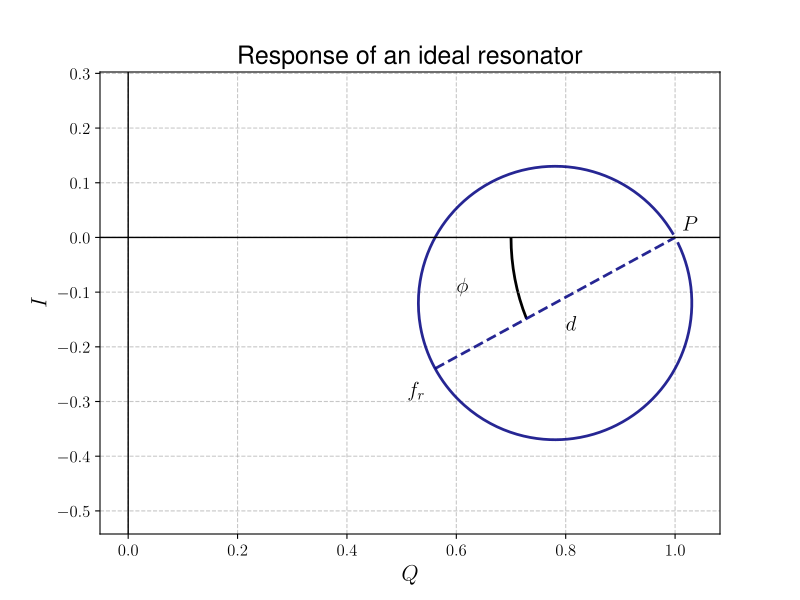

Write the Python code that produced this figure.
import numpy as np
import matplotlib.pyplot as plt
from matplotlib.gridspec import GridSpec
from matplotlib.patches import Arc


def S21_notch_ideal(f, Ql, abs_Qc, phase_Qc, f0):
    mod_QC = abs_Qc
    phi = phase_Qc
    return  (1 - ((Ql/mod_QC) * np.exp(1j *phi))/(1 + 2j *Ql*(f/f0 -1)))


plt.rcParams.update({
    "text.usetex": True,
    "font.family": "Helvetica",
    "axes.labelsize": 16,        # Dimensione label assi x e y
    "axes.titlesize": 18,        # Dimensione titolo
    "xtick.labelsize": 12,       # Dimensione tick x
    "ytick.labelsize": 12,       # Dimensione tick y
    "legend.fontsize": 14,       # Dimensione legenda
    "lines.linewidth": 2         # Spessore delle linee di default
})


fr   = 5.000e9      # resonance frequency (Hz)
Ql   = 1.0e4   # loaded Q (moderate sharpness)
Qc   = 2.0e4        # coupling Q magnitude
phi  = 0.5         # no impedance mismatch (ideal case)

d = Ql/Qc

f = np.linspace(4.99e9, 5.015e9, 10000)  # frequency range around resonance
S_21_plot = S21_notch_ideal(f, Ql, Qc, phi, fr)


plt.figure(figsize=(8, 6))

x, y = np.cos(phi), -np.sin(phi)

x_res =  S21_notch_ideal(fr, Ql, Qc, phi, fr).real
y_res =  S21_notch_ideal(fr, Ql, Qc, phi, fr).imag

# arc for angle (theta in degrees for Arc)
arc = Arc(
    (1, 0),
    width=0.6, height=0.7,
    angle=180,
    theta1=0,
    theta2=np.degrees(phi),
    color='black',

    lw=2
)

plt.text(0.8, -0.17, r"$d$", fontsize=15)
plt.text(0.6, -0.1, r"$\phi$", fontsize=15)
plt.annotate(r"$P$", (1, 0), xytext=(5, 5), textcoords="offset points", fontsize=15)
plt.annotate(r"$f_r$", (x_res, y_res), xytext=(-20, -20), textcoords="offset points", fontsize=15)
plt.gca().add_patch(arc)
plt.plot([x_res, 1], [y_res, 0], '--', lw=2, color='navy', alpha=0.85,)
plt.plot(S_21_plot.real, S_21_plot.imag, linestyle='-', color='navy', alpha=0.85)
plt.axvline(x=0, color='black', linewidth=1)
plt.axhline(y=0, color='black', linewidth=1)
plt.xlabel(r"$Q$")
plt.ylabel(r"$I$")
plt.title("Response of an ideal resonator")
plt.grid(True, linestyle='--', alpha=0.7)
plt.axis("equal")
plt.savefig("S21_ideal.pdf")
plt.show()
